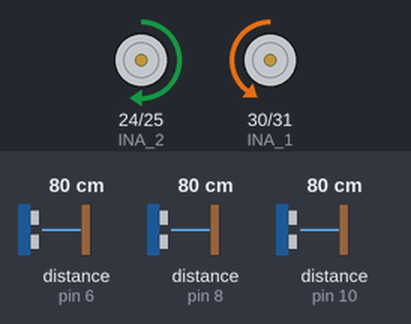
This sketch was run on a simulated Arduino Mega 2560, built with avr-gcc and run on an emulated ATmega2560. Parts: motor-driver pin pairs drawn as motors (green arrow = first pin HIGH = forward, orange = second pin HIGH = backward, longer = more drive, scaled by the enable pin). Wiring (inferred from the names in the program): 3 × ultrasonic range finder: trigger pin 7, echo pin 6 / trigger pin 9, echo pin 8 / trigger pin 11, echo pin 10. Inputs (shaded band) come from the test bench; at power-on: distance to the obstacle (sensors on pin 6, pin 8, pin 10) 80 cm. The echo pulse lasts 58.3 µs per cm.

Above: at 1.2 s.
1.3 s: distance to the obstacle (sensor on pin 6) set to 39 cm
2.8 s: distance to the obstacle (sensor on pin 6) set to 32 cm
At 3.9 s:
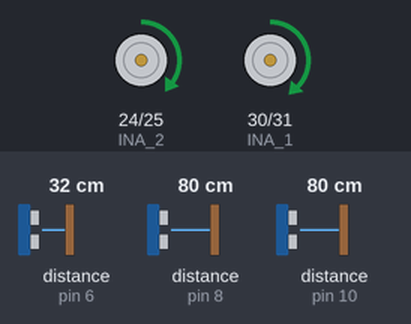
4.3 s: distance to the obstacle (sensor on pin 8) set to 39 cm
5.8 s: distance to the obstacle (sensor on pin 8) set to 32 cm
At 6.8 s:
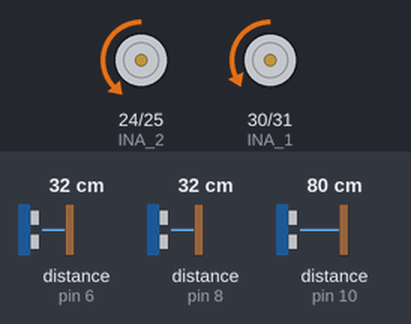
7.3 s: distance to the obstacle (sensor on pin 10) set to 39 cm
8.8 s: distance to the obstacle (sensor on pin 10) set to 34 cm
At 10.0 s:
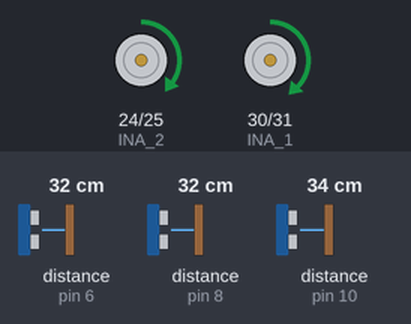
Timing chart, 0 to 11.3 s (numbered marks = the images above; inputs shaded):
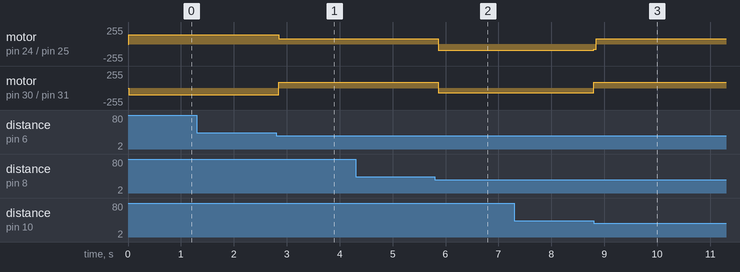

The sketch:

ultrasonic_avoid.ino
```cpp
///Left Motor  Pins
#define INA_1 30
#define INB_1 31
#define PWM_1 4

///Right Motor Pins
#define INA_2 24
#define INB_2 25
#define PWM_2 5

int echo_front=6;
int trig_front=7;
int echo_left=8;
int trig_left=9;
int echo_right=10;
int trig_right=11;

long time_front,distance_front,minimum_front,distance_left,minimum_left,minimum_left_only,time_left,distance_right,minimum_right,minimum_right_only,time_right;

void setup()
{
  Serial.begin(9600);
  pinMode(trig_front,OUTPUT);
  pinMode(echo_front,INPUT);
  pinMode(trig_left,OUTPUT);
  pinMode(echo_left,INPUT);
  pinMode(trig_right,OUTPUT);
  pinMode(echo_right,INPUT);
  pinMode(INA_1,OUTPUT);
  pinMode(INB_1,OUTPUT);
  pinMode(PWM_1,OUTPUT);

  //Setting Right Motor pin as OUTPUT
  pinMode(INA_2,OUTPUT);
  pinMode(INB_2,OUTPUT);
  pinMode(PWM_2,OUTPUT);
  minimum_right_only=15;
  minimum_left_only=15;
}
char inp='0';
char k='1';

void loop()
{

  if(k=='6') {
    while(inp !='7'){

      //Move forward for 5 sec
      if(inp=='1')
        forward_robot();
      else if(inp=='2')
        backward_robot();
      else if(inp=='3')
        tern_left();
      else if(inp=='4')
        tern_right();
      else if(inp=='5')
        stop_robot();

      inp=Serial.read();
    }
    k='2';
  }
  while(k!='6'){
    sensor_front();
    sensor_left();
    sensor_right();
    //printultra();
    forward_robot();
    //Serial.println("Robot Forward");


    if(distance_front<=minimum_front)
    {
      tern_left();

    }
    if(distance_left<=minimum_left_only){
      tern_right();
    }
    if(distance_right<=minimum_right_only){
      tern_left();
    }
    if(distance_front<=minimum_front && distance_left<=minimum_left)
    {
      tern_right();

    }
    if(distance_front<=minimum_front && distance_right<=minimum_right)
    {
      tern_left();
    }
    if(distance_front<=minimum_front && distance_left<=minimum_left && distance_right<=minimum_right)
    {
      backward_robot();

      tern_left();
    }
    delay(50);
    k=Serial.read();
    inp='0';
  }

}
void printultra(){
  Serial.print("front ultra: ");
  Serial.println(distance_front);
  Serial.print("right ultra: ");
  Serial.println(distance_right);
  Serial.print("left ultra: ");
  Serial.println(distance_left);

}
void sensor_front()
{
  digitalWrite(trig_front, LOW);
  delayMicroseconds(2);
  digitalWrite(trig_front, HIGH);
  delayMicroseconds(20);
  digitalWrite(trig_front, LOW);

  time_front=pulseIn(echo_front,HIGH);
  distance_front=time_front/58.2;
  minimum_front=35;
}

void sensor_left()
{
  digitalWrite(trig_left, LOW);
  delayMicroseconds(2);
  digitalWrite(trig_left, HIGH);
  delayMicroseconds(20);
  digitalWrite(trig_left, LOW);

  time_left=pulseIn(echo_left,HIGH);
  distance_left=time_left/58.2;
  minimum_left=35;
}

void sensor_right()
{
  digitalWrite(trig_right, LOW);
  delayMicroseconds(2);
  digitalWrite(trig_right, HIGH);
  delayMicroseconds(20);
  digitalWrite(trig_right, LOW);

  time_right=pulseIn(echo_right,HIGH);
  distance_right=time_right/58.2;
  minimum_right=35;
}

void forward_robot()
{
  //Left motor
  digitalWrite(INA_1,LOW);
  digitalWrite(INB_1,HIGH);
  analogWrite(PWM_1,138);

  //Right Motor
  digitalWrite(INA_2,HIGH);
  digitalWrite(INB_2,LOW);
  analogWrite(PWM_2,100);

}
void backward_robot(){

  digitalWrite(INA_1,HIGH);
  digitalWrite(INB_1,LOW);
  analogWrite(PWM_1,138);

  //Right Motor
  digitalWrite(INA_2,LOW);
  digitalWrite(INB_2,HIGH);
  analogWrite(PWM_2,200);

}

void stop_robot()
{
  //Left Motor
  digitalWrite(INA_1,HIGH);
  digitalWrite(INB_1,HIGH);
  analogWrite(PWM_1,0);

  //Right Motor
  digitalWrite(INA_2,HIGH);
  digitalWrite(INB_2,HIGH);
  analogWrite(PWM_2,0);
}

void tern_left()
{
  digitalWrite(INA_2,HIGH);
  digitalWrite(INB_2,LOW);
  analogWrite(PWM_2,90);

  //Left Motor
  digitalWrite(INA_1,HIGH);
  digitalWrite(INB_1,LOW);
  analogWrite(PWM_1,80);

}

void tern_right()
{
  //RightMotor
  digitalWrite(INA_2,LOW);
  digitalWrite(INB_2,HIGH);
  analogWrite(PWM_2,70);

  //Left Motor
  digitalWrite(INA_1,LOW);
  digitalWrite(INB_1,HIGH);
  analogWrite(PWM_1,90);
}
```

Measured:
- the behaviour switches between 37 and 36 cm on distance to the obstacle (sensor on pin 6) (found by bisection; images 0 and 1)
- the behaviour switches between 37 and 36 cm on distance to the obstacle (sensor on pin 8) (found by bisection; images 1 and 2)
- the behaviour switches between 37 and 36 cm on distance to the obstacle (sensor on pin 10) (found by bisection; images 2 and 3)
- after the input at 1.3 s, every drawn part: stays the same
- after the input at 2.8 s, motor on pin 24 (INA_2) / pin 25 (INB_2): forward 138/255 → forward 80/255 at once; motor on pin 30 (INA_1) / pin 31 (INB_1): backward 100/255 → forward 90/255 at once
- after the input at 5.8 s, motor on pin 24 (INA_2) / pin 25 (INB_2): forward 80/255 → backward 90/255 after 0.06 s; motor on pin 30 (INA_1) / pin 31 (INB_1): forward 90/255 → backward 70/255 after 0.06 s
- after the input at 8.8 s, motor on pin 24 (INA_2) / pin 25 (INB_2): backward 90/255 → forward 80/255 at once; motor on pin 30 (INA_1) / pin 31 (INB_1): backward 70/255 → forward 90/255 at once
